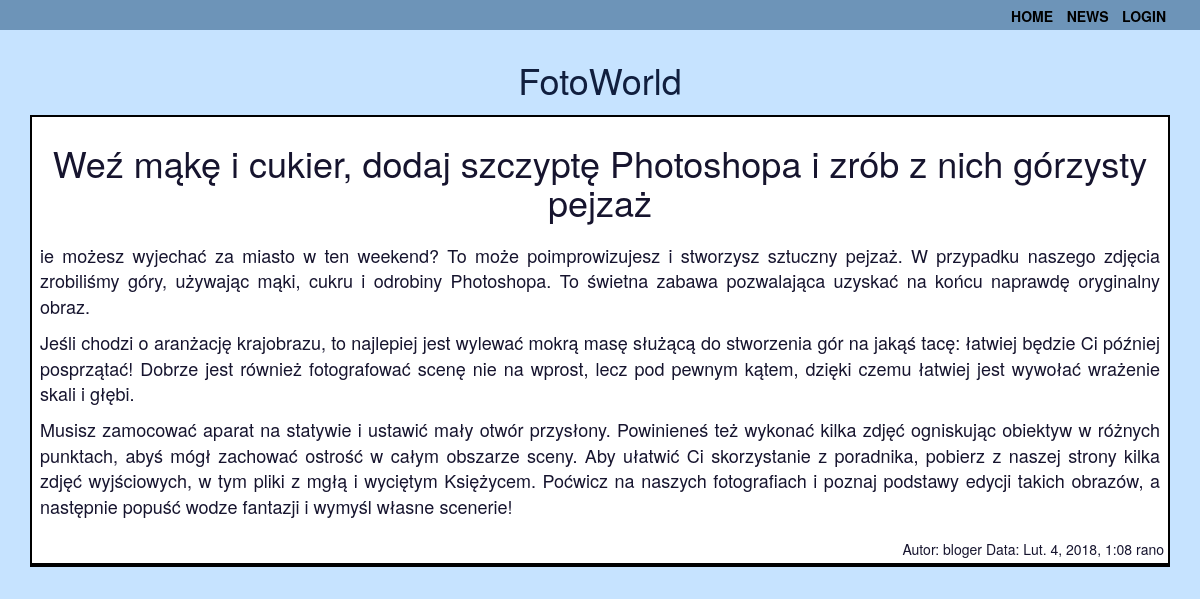
/news/2018/02/04/wez-make-i-cukier-dodaj-szczypte-photoshopa-i-zrob-z-nich-gorzysty-pejzaz/, run on the app's committed database.
### news/models.py (models this page shows, shortened)
class Post(models.Model):
    STATUS_CHOICES = (
        ('draft', 'Roboczy'),
        ('published', 'Opublikowany'),
    )
    title = models.CharField(max_length=250)
    slug = models.SlugField(max_length=250, unique_for_date='publish')
    author = models.ForeignKey(User, related_name='news_post')
    body = models.TextField()
    publish = models.DateTimeField(default=timezone.now)
    created = models.DateTimeField(auto_now_add=True)
    update = models.DateTimeField(auto_now=True)
    status = models.CharField(
        max_length=10, choices=STATUS_CHOICES, default='draft')
    objects=models.Manager()
    published = PublishedManager()
    class Meta:
        ordering = ('-publish',)

### news/views.py (the view)
def post_detail(request, year, month, day, post):
    post = get_object_or_404(Post, slug=post,
                             status='published',
                             publish__year=year,
                             publish__month=month,
                             publish__day=day)
    return render(request, 'news/detail.html',
                  {'post': post})

### templates/news/detail.html
{% extends "base.html" %} {%block content%}
<div class='news'>
    <div class='news_title'>
       <h1> {{post.title}}</h1>
    </div>
    <div class='news_body'>
        {{post.body|linebreaks}}
    </div>
    <div class='news_author'>
        Autor: {{post.author}} Data: {{post.publish}}
    </div>
</div>
 {% endblock %}

### static/css/style.css (style rules this page uses)
body { background-color: rgba(195, 226, 255, 0.938); color: rgba(6, 4, 32, 0.938); font-size: 20px; height: 100%; background-position: center; background-repeat: no-repeat; background-size: cover; }
.news_title { font-size: 1.2em; text-align: center; font-weight: bold; padding: 2px; margin-bottom: 5px; }
.news_body { font-size: 0.9em; text-align: justify; padding: 4px; margin-bottom: 5px; width: 100%; }
.news_author { font-size: 0.7em; text-align: right; width: 100%; }
.news { margin: 5px 0; padding: 4px; border: 2px solid black; background: white; border-bottom-width: 4px; }

### data on the page
Post: title "Weź mąkę i cukier, dodaj szczyptę Photoshopa i zrób z nich górzysty pejzaż", body "ie możesz wyjechać za miasto w ten weekend? To może poimprowizujesz i stworzysz sztuczny pejzaż. W przypadku naszego zdjęcia zrobiliśmy góry, używając mąki, cukru i odrobiny Photoshopa. To świetna zabawa pozwalająca uzyskać na końcu naprawdę oryginalny obraz. Jeśli chodzi o aranżację krajobrazu, to najlepiej jest wylewać mokrą masę służącą do stworzenia gór na jakąś tacę: łatwiej będzie Ci później posprzątać! Dobrze jest również fotografować scenę nie na wprost, lecz pod pewnym kątem, dzięki czemu łatwiej jest wywołać wrażenie skali i głębi. Musisz zamocować aparat na statywie i ustawić mały otwór przysłony. Powinieneś też wykonać kilka zdjęć ogniskując obiektyw w różnych punktach, abyś…", author "bloger", publish "Lut. 4, 2018, 1:08 rano"
